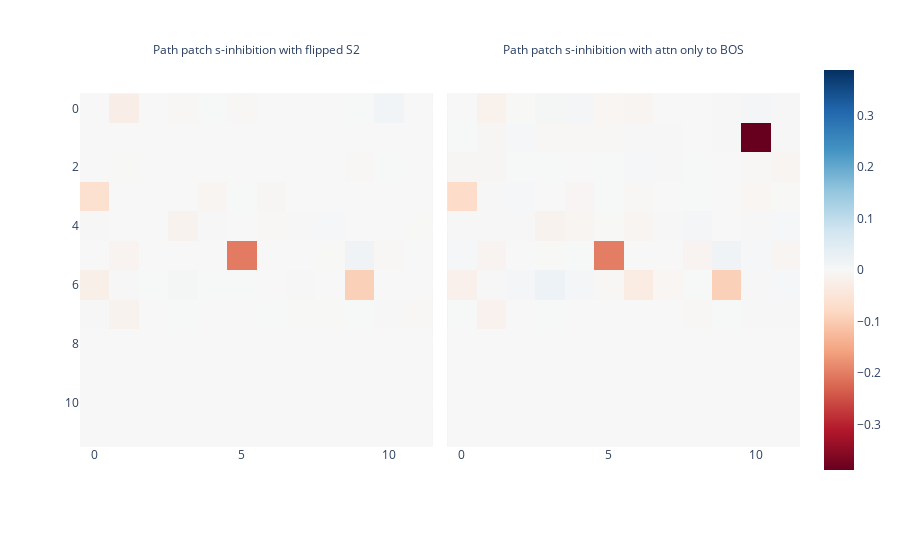

The cell this chart's notebook holds for it:
### Code cell
results_path_flipped = path_patch(
    model,
    orig_input=clean_tokens,
    new_input=abc_tokens,
    sender_nodes=IterNode('z'),
    receiver_nodes=[Node('v', layer=layer, head=head) for layer, head in CIRCUIT['s2 inhibition']],
    patching_metric=ioi_metric_noising,
    verbose=True,
)

results_path_bos = path_patch(
    model,
    orig_input=clean_tokens,
    new_input=flipped_tokens,
    new_cache=bos_cache,
    sender_nodes=IterNode('z'),
    receiver_nodes=[Node('v', layer=layer, head=head) for layer, head in CIRCUIT['s2 inhibition']],
    patching_metric=ioi_metric_noising,
    verbose=True,
)

imshow(t.stack([results_path_flipped['z'], results_path_bos['z']]), facet_col=0,
       facet_labels=['Path patch s-inhibition with flipped S2', 'Path patch s-inhibition with attn only to BOS'])

### Figure 1 — Plotly figure (JSON) as saved in the notebook; plotly's stock layout.template omitted (floating-point values rounded to 4 significant figures; data arrays with more than 128 entries replaced by an {"elided": "..."} marker saying what was removed)
{"data": [{"coloraxis": "coloraxis", "hovertemplate": "x: %{x}<br>y: %{y}<br>color: %{z}<extra></extra>", "name": "0", "type": "heatmap", "xaxis": "x", "yaxis": "y", "z": {"elided": "12x12 float values"}}, {"coloraxis": "coloraxis", "hovertemplate": "x: %{x}<br>y: %{y}<br>color: %{z}<extra></extra>", "name": "1", "type": "heatmap", "xaxis": "x2", "yaxis": "y2", "z": {"elided": "12x12 float values"}}], "layout": {"annotations": [{"font": {}, "showarrow": false, "text": "Path patch s-inhibition with flipped S2", "x": 0.245, "xanchor": "center", "xref": "paper", "y": 1, "yanchor": "bottom", "yref": "paper"}, {"font": {}, "showarrow": false, "text": "Path patch s-inhibition with attn only to BOS", "x": 0.755, "xanchor": "center", "xref": "paper", "y": 1, "yanchor": "bottom", "yref": "paper"}], "coloraxis": {"cmid": 0, "colorscale": [[0, "rgb(103,0,31)"], [0.1, "rgb(178,24,43)"], [0.2, "rgb(214,96,77)"], [0.3, "rgb(244,165,130)"], [0.4, "rgb(253,219,199)"], [0.5, "rgb(247,247,247)"], [0.6, "rgb(209,229,240)"], [0.7, "rgb(146,197,222)"], [0.8, "rgb(67,147,195)"], [0.9, "rgb(33,102,172)"], [1, "rgb(5,48,97)"]]}, "margin": {"t": 60}, "xaxis": {"anchor": "y", "constrain": "domain", "domain": [0, 0.49], "scaleanchor": "y"}, "xaxis2": {"anchor": "y2", "domain": [0.51, 1], "matches": "x"}, "yaxis": {"anchor": "x", "autorange": "reversed", "constrain": "domain", "domain": [0, 1]}, "yaxis2": {"anchor": "x2", "domain": [0, 1], "matches": "y", "showticklabels": false}}}
